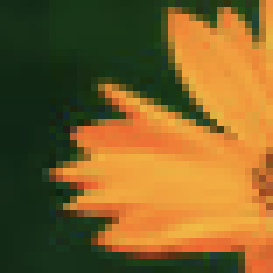
#> input picture 212.png, 39 x 39 px (shown 7 times larger)
$ python 2d_transforms_modifs.py
#> lines starting #> are read from the running program, lines starting #| are printed output that depends on the picture
import cv2
import numpy as np
import matplotlib.pyplot as plt

image = cv2.imread(f'212.png', cv2.IMREAD_GRAYSCALE)
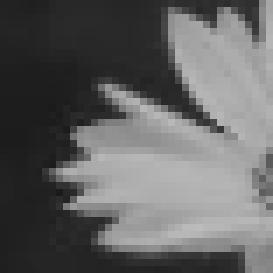
#> image: shape (39, 39) (shown 7 times larger); min 26, max 188, mean 99.1
n = image.shape[0] // 2
#> n = 19

dft = np.fft.fft2(image)
dft = np.fft.fftshift(dft)

dft_copy = dft.copy()
dft_copy[n+1:, :] = np.rot90(np.rot90(dft_copy[:n, :]))

idft = np.fft.ifft2(np.fft.ifftshift(dft_copy)).real
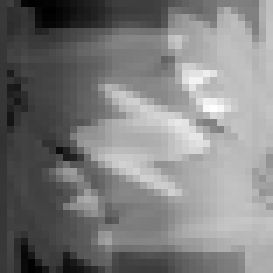
#> idft: shape (39, 39) float64 (shown 7 times larger); min -20.32, max 221.5, mean 99.1; drawn with min black and max white

fig, axs = plt.subplots(2, 2, figsize=(10, 10))

axs[0, 0].imshow(image, cmap='gray')
axs[0, 0].set_title('Original Image')

axs[0, 1].imshow(idft, cmap='gray')
axs[0, 1].set_title('IDFT Image')

plot1 = np.log1p(abs(dft))
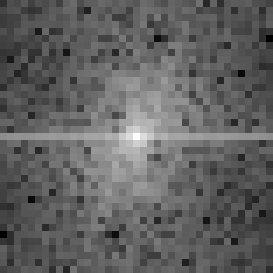
#> plot1: shape (39, 39) float64 (shown 7 times larger); min 2.19, max 11.92, mean 5.9; drawn with min black and max white
axs[1, 0].imshow(plot1, cmap='gray')
axs[1, 0].set_title('Magnitude Spectrum (Real)')

plot2 = np.log1p(abs(dft_copy))
axs[1, 1].imshow(plot2, cmap='gray')
axs[1, 1].set_title('Magnitude Spectrum (Imaginary)')

for i in range(2):
    for j in range(2):
        axs[i, j].set_xticks([])
        axs[i, j].set_yticks([])

plt.subplots_adjust(left=0.05, right=0.95, top=0.95, bottom=0.05)
plt.show()
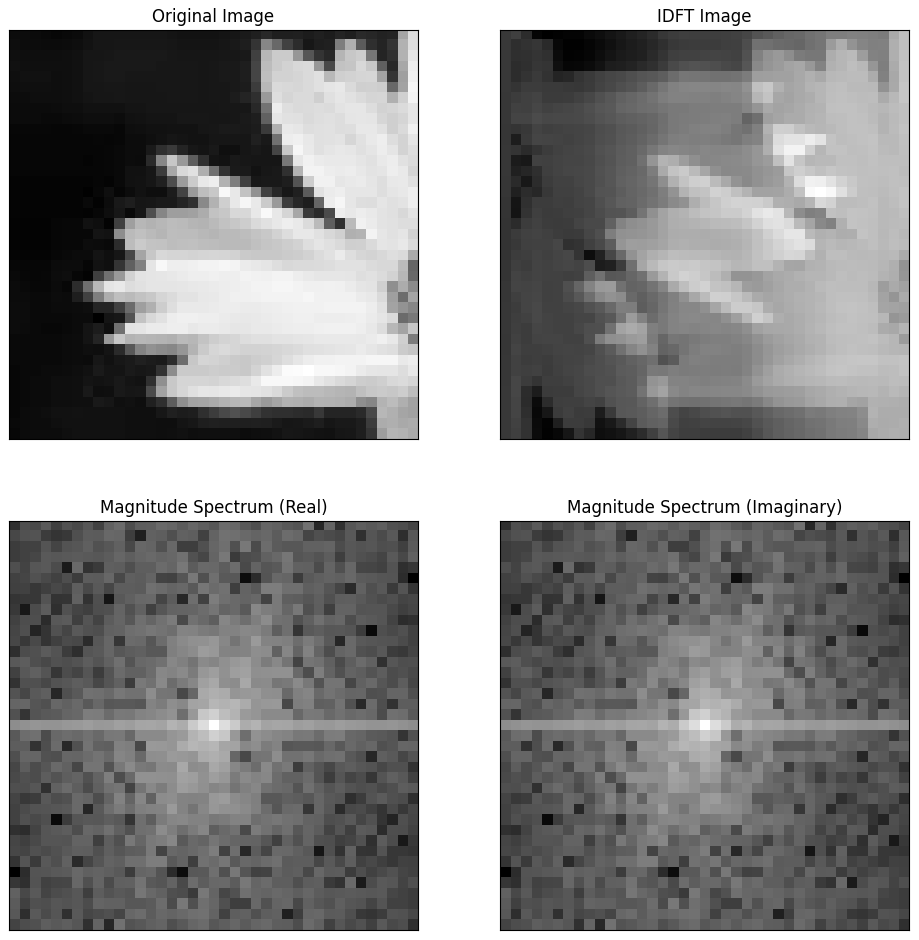
#> figure drawn by matplotlib, 4 panels

$ run again, with 2.png copied over 212.png
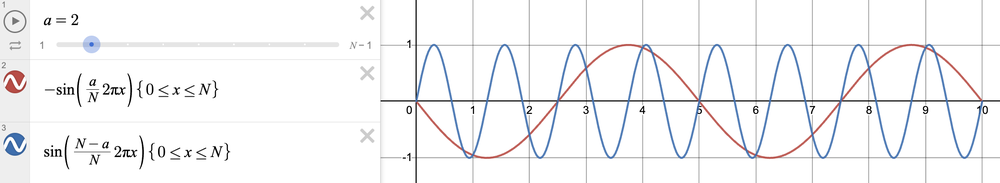
#> input picture 2.png, 1000 x 183 px, shrunk from 2270 x 416 before the run
#> `plot1 = np.log1p(abs(dft))`:
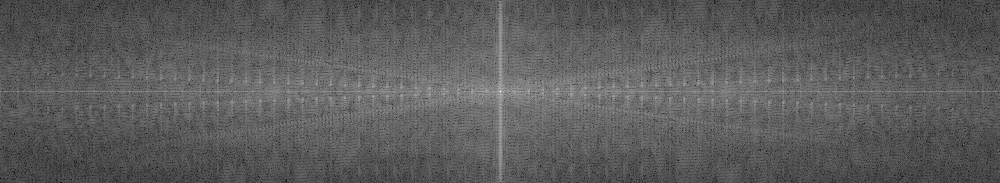
#> plot1: shape (183, 1000) float64; min 2.95, max 17.62, mean 8.26; drawn with min black and max white
#> `plt.show()`:
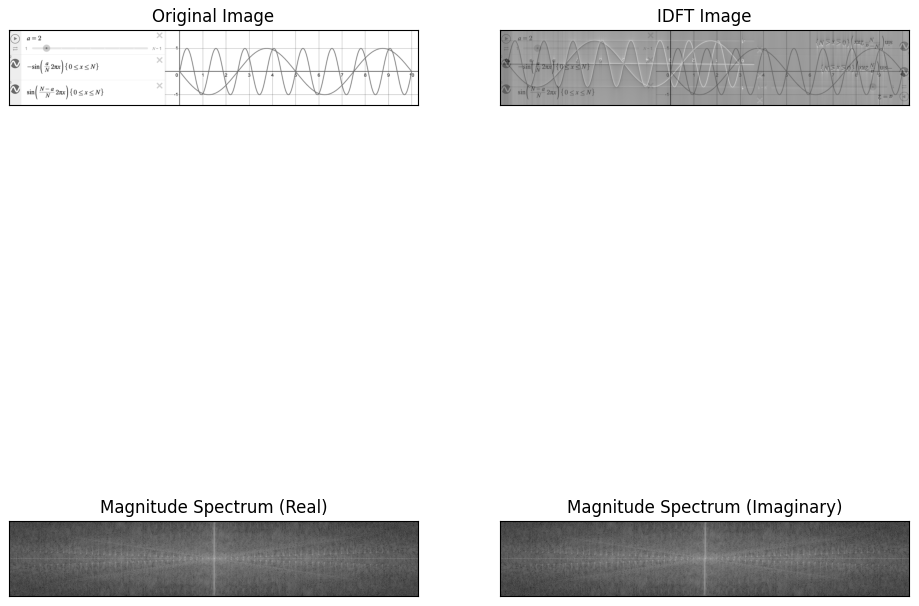
#> figure drawn by matplotlib, 4 panels
